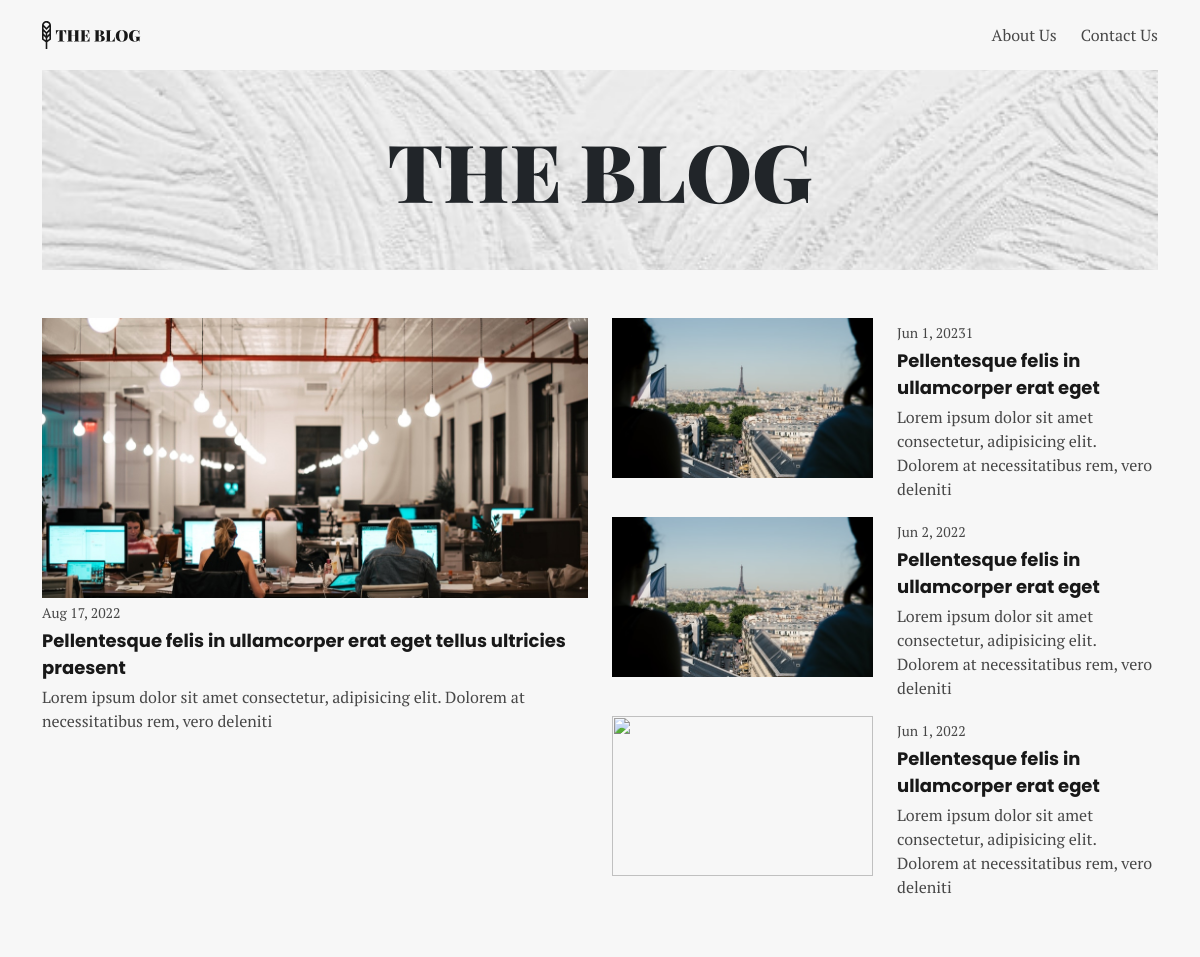
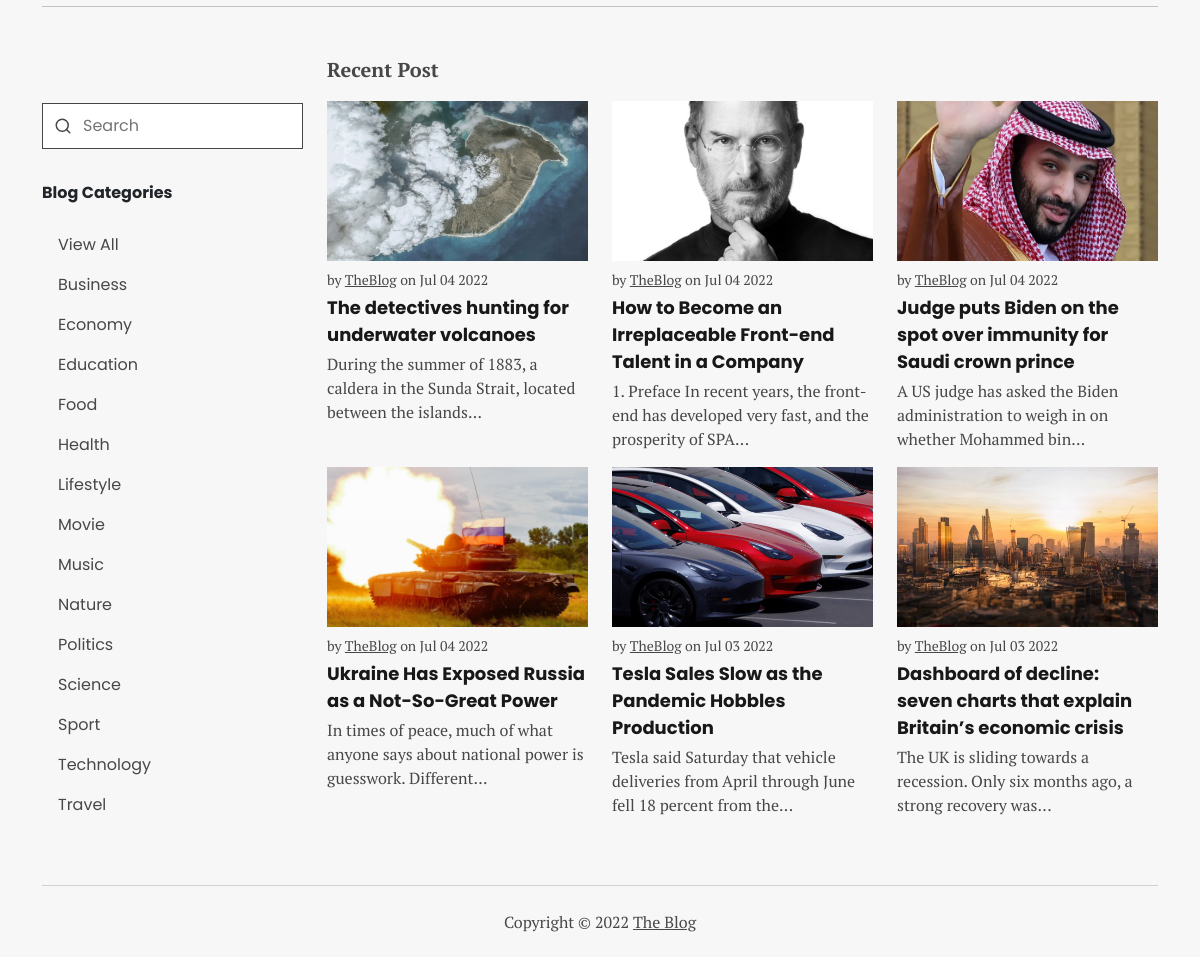
The page / on the database its author committed (2 pictures, top to bottom).
### tables this page shows
CREATE TABLE `category` (
  `id` int(11) NOT NULL,
  `name` varchar(250) NOT NULL,
  `createdAt` datetime NOT NULL
);

CREATE TABLE `post` (
  `id` int(11) NOT NULL,
  `title` varchar(250) NOT NULL,
  `body` text NOT NULL,
  `image` varchar(250) NOT NULL,
  `id_user` int(11) NOT NULL,
  `category` varchar(150) NOT NULL,
  `created_at` datetime NOT NULL
);

CREATE TABLE `user` (
  `id` int(11) NOT NULL,
  `email` varchar(250) NOT NULL,
  `password` varchar(250) NOT NULL,
  `first_name` varchar(250) NOT NULL,
  `last_name` varchar(250) NOT NULL,
  `isAdmin` tinyint(1) NOT NULL,
  `createdAt` datetime NOT NULL
);

### index.php (the view, shortened to what this page needs)
<?php
include './connection.php';
$sql_category = "SELECT * FROM category ORDER BY name";
$query_category = mysqli_query($conn, $sql_category);
$sql_post = "SELECT post.id, post.title, post.body, post.image, post.created_at, user.first_name AS 'author'
            FROM post
            LEFT JOIN user ON post.id_user = user.id
            ORDER BY created_at DESC
            LIMIT 6";
$query_post = mysqli_query($conn, $sql_post);
?>
<!DOCTYPE html>
<html lang="en">
<head>
  <link rel="stylesheet" href="./style/bootstrap.min.css" />
  <link rel="stylesheet" href="./style/main.css" />
</head>
<body>
  <div class="container">
    <nav class="nav-main" aria-label="main navigation">
      <a href="#"><img src="./assets/logo.svg" alt="The Blog Logo" /></a>
      <div>
        <a href="#">About Us</a>
        <a href="#">Contact Us</a>
      </div>
    </nav>
    <header>
      <section class="banner">
        <img src="./assets/banner.jpg" alt="Banner" />
        <h1 class="display-1">THE BLOG</h1>
      </section>
    </header>
    <main>
      <article class="row my-5">
        <div class="col-12 col-md post mb-3">
          <a href="#"><img src="./assets/img1.jpg" alt="" class="post__image-large" /></a>
          <p class="post__date">Aug 17, 2022</p>
          <a href="#">
            <p class="post__title">
              Pellentesque felis in ullamcorper erat eget tellus ultricies
              praesent
            </p>
          </a>
          <a href="#">
            <p class="post__body">
              Lorem ipsum dolor sit amet consectetur, adipisicing elit.
              Dolorem at necessitatibus rem, vero deleniti
            </p>
          </a>
        </div>
        <div class="col-12 col-md post">
          <div class="row mb-3">
            <div class="col-12 col-xl-6">
              <a href="#"><img src="./assets/img2.jpg" alt="" class="post__image" /></a>
            </div>
            <div class="col">
              <p class="post__date">Jun 1, 20231</p>
              <a href="#">
                <p class="post__title">
                  Pellentesque felis in ullamcorper erat eget
                </p>
              </a>
              <a href="#">
                <p class="post__body">
                  Lorem ipsum dolor sit amet consectetur, adipisicing elit.
                  Dolorem at necessitatibus rem, vero deleniti
                </p>
              </a>
            </div>
          </div>
          <div class="row mb-3 pe-0">
            <div class="col-12 col-xl-6">
              <a href="#"><img src="./assets/img2.jpg" alt="" class="post__image" /></a>
            </div>
            <div class="col">
              <p class="post__date">Jun 2, 2022</p>
              <a href="#">
                <p class="post__title">
                  Pellentesque felis in ullamcorper erat eget
                </p>
              </a>
              <a href="#">
                <p class="post__body">
                  Lorem ipsum dolor sit amet consectetur, adipisicing elit.
                  Dolorem at necessitatibus rem, vero deleniti
                </p>
              </a>
            </div>
          </div>
          <div class="row mb-3 pe-0">
            <div class="col-12 col-xl-6">
              <a href="#"><img src="./assets/a.jpg" alt="" class="post__image" /></a>
            </div>
            <div class="col">
              <p class="post__date">Jun 1, 2022</p>
              <a href="#">
                <p class="post__title">
                  Pellentesque felis in ullamcorper erat eget
                </p>
              </a>
              <a href="#">
                <p class="post__body">
                  Lorem ipsum dolor sit amet consectetur, adipisicing elit.
                  Dolorem at necessitatibus rem, vero deleniti
                </p>
              </a>
            </div>
          </div>
        </div>
      </article>
      <hr />
      <div class="row mt-0 mt-md-5">
        <aside class="col-12 col-md-3 mt-5 mb-4">
          <form action="./search.php" method="get" class="search">
            <input type="text" name="name" class="input" placeholder="Search" />
            <img src="./assets/ic_search.svg" alt="" />
          </form>
          <div class="category">
            <p class="category__title">Blog Categories</p>
            <nav class="nav-side" aria-label="Category Navigation">
              <a href="category.php?name=All">
                <p>View All</p>
              </a>
              <?php while ($row = mysqli_fetch_array($query_category)) { ?>
                <a href="category.php?name=<?= $row['name'] ?>">
                  <p><?= $row['name'] ?></p>
                </a>
              <?php } ?>
            </nav>
          </div>
        </aside>
        <article class="col-12 col-md-9 post">
          <p class="title-post">Recent Post</p>
          <div class="row mb-3">
            <?php while ($row_post = mysqli_fetch_array($query_post)) { ?>
              <div class="col-12 col-md-6 col-lg-4 mb-3 card-post">
                <a href="read.php?id=<?= $row_post['id'] ?>">
                  <img src="./assets/post_image/<?= $row_post['image'] ?>" alt="" class="post__image" />
                  <p class="post__date pt-2 m-0">by <u><?= $row_post['author'] ?></u> on <?= date("M d Y", strtotime($row_post['created_at'])) ?></p>
                  <p class="post__title"><?= $row_post['title'] ?></p>
                  <p class="post__body wrap">
                    <?= implode(' ', array_slice(explode(' ', strip_tags($row_post['body'])), 0, 15)); ?>...
                  </p>
                </a>
              </div>
            <?php } ?>
          </div>
        </article>
      </div>
    </main>
    <footer>
      <p>Copyright © <?= date('Y') ?> <a href="#">The Blog</a></p>
    </footer>
  </div>
</body>
</html>

### style/main.css (style rules this page uses)
:root { --background: #f7f7f7; --soft: #d3d2cc; --active: #efead7; --dark: #474747; --darker: #181818; }
* { font-family: "PT Serif", serif; padding: 0; }
body { background-color: var(--background); }
.nav-main { display: flex; height: 70px; justify-content: space-between; align-items: center; }
.nav-main > div { display: flex; gap: 24px; }
.nav-main > div a { text-decoration: none; color: var(--dark); border-bottom: 1px solid var(--background); transition: 0.2s; }
aside * { font-family: Poppins, sans-serif; }
.nav-side a { text-decoration: none; color: var(--dark); }
.nav-side p { margin: 0; padding: 8px 16px; }
.category__title { font-weight: bold; margin: 32px 0 20px 0; }
.input { width: 100%; padding: 10px; border: 1px solid var(--dark); background-color: #fff; }
.search .input { padding-left: 40px; }
form.search { position: relative; display: flex; align-items: center; }
form.search img { position: absolute; left: 12px; }
.title-post { font-weight: bold; font-size: 20px; color: var(--dark); }
.banner { width: 100%; display: flex; align-items: center; justify-content: center; position: relative; }
.banner > img { width: 100%; max-height: 200px; object-fit: cover; background-repeat: no-repeat; }
.banner > h1 { font-family: "Playfair Display", serif; font-weight: 900; position: absolute; text-align: center; margin: 0; }
article { margin: 36px 0; }
.post a { text-decoration: none; height: 100%; }
.post__image, .post__image-large { width: 100%; object-fit: cover; object-position: center; height: 280px; }
.post__date { font-size: 14px; margin: 4px 0 0 0; color: var(--dark); }
.post__title { font-family: Poppins, sans-serif; text-decoration: none; font-weight: bold; color: var(--darker); font-size: 18px; margin: 4px 0 0 0; }
.post__body { margin: 4px 0 0 0; color: var(--dark); }
footer { display: flex; justify-content: center; align-items: center; height: 72px; border-top: 1px solid var(--soft); }
footer * { color: var(--dark); margin: 0; }
@media screen and (min-width: 768px) { .post__image { height: 160px; } }
@media screen and (min-width: 1200px) { .post__image-large { max-height: 400px; } }

### rows shown on the page
category: name "Business"
category: name "Economy"
category: name "Education"
category: name "Food"
category: name "Health"
category: name "Lifestyle"
category: name "Movie"
category: name "Music"
category: name "Nature"
category: name "Politics"
category: name "Science"
category: name "Sport"
category: name "Technology"
category: name "Travel"
post: image (picture), id_user.first_name "TheBlog", created_at "Jul 04 2022", title "The detectives hunting for underwater volcanoes", body "During the summer of 1883, a caldera in the Sunda Strait, located between the islands"
post: image (picture), id_user.first_name "TheBlog", created_at "Jul 04 2022", title "How to Become an Irreplaceable Front-end Talent in a Company", body "1. Preface In recent years, the front-end has developed very fast, and the prosperity of SPA"
post: image (picture), id_user.first_name "TheBlog", created_at "Jul 04 2022", title "Judge puts Biden on the spot over immunity for Saudi crown prince", body "A US judge has asked the Biden administration to weigh in on whether Mohammed bin"
post: image (picture), id_user.first_name "TheBlog", created_at "Jul 04 2022", title "Ukraine Has Exposed Russia as a Not-So-Great Power", body "In times of peace, much of what anyone says about national power is guesswork. Different"
post: image (picture), id_user.first_name "TheBlog", created_at "Jul 03 2022", title "Tesla Sales Slow as the Pandemic Hobbles Production", body "Tesla said Saturday that vehicle deliveries from April through June fell 18 percent from the"
post: image (picture), id_user.first_name "TheBlog", created_at "Jul 03 2022", title "Dashboard of decline: seven charts that explain Britain’s economic crisis", body "The UK is sliding towards a recession. Only six months ago, a strong recovery was"
